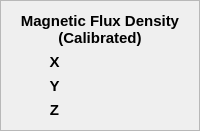
             <widget class="QFrame" name="frame_19">
              <property name="frameShape">
               <enum>QFrame::StyledPanel</enum>
              </property>
              <property name="frameShadow">
               <enum>QFrame::Raised</enum>
              </property>
              <layout class="QGridLayout" name="gridLayout_30">
               <item row="0" column="0" colspan="2">
                <widget class="QLabel" name="magn_calib_frame_title">
                 <property name="font">
                  <font>
                   <pointsize>11</pointsize>
                   <weight>75</weight>
                   <bold>true</bold>
                  </font>
                 </property>
                 <property name="text">
                  <string>Magnetic Flux Density
(Calibrated)</string>
                 </property>
                 <property name="alignment">
                  <set>Qt::AlignCenter</set>
                 </property>
                </widget>
               </item>
               <item row="1" column="0">
                <widget class="QLabel" name="magn_calib_x_text">
                 <property name="font">
                  <font>
                   <pointsize>11</pointsize>
                   <weight>75</weight>
                   <bold>true</bold>
                  </font>
                 </property>
                 <property name="text">
                  <string>X</string>
                 </property>
                 <property name="alignment">
                  <set>Qt::AlignCenter</set>
                 </property>
                </widget>
               </item>
               <item row="1" column="1">
                <widget class="QLabel" name="magn_calib_x_value">
                 <property name="font">
                  <font>
                   <pointsize>12</pointsize>
                  </font>
                 </property>
                 <property name="text">
                  <string>&lt;value&gt;</string>
                 </property>
                 <property name="alignment">
                  <set>Qt::AlignCenter</set>
                 </property>
                </widget>
               </item>
               <item row="2" column="0">
                <widget class="QLabel" name="magn_calib_y_text">
                 <property name="font">
                  <font>
                   <pointsize>11</pointsize>
                   <weight>75</weight>
                   <bold>true</bold>
                  </font>
                 </property>
                 <property name="text">
                  <string>Y</string>
                 </property>
                 <property name="alignment">
                  <set>Qt::AlignCenter</set>
                 </property>
                </widget>
               </item>
               <item row="2" column="1">
                <widget class="QLabel" name="magn_calib_y_value">
                 <property name="font">
                  <font>
                   <pointsize>12</pointsize>
                  </font>
                 </property>
                 <property name="text">
                  <string>&lt;value&gt;</string>
                 </property>
                 <property name="alignment">
                  <set>Qt::AlignCenter</set>
                 </property>
                </widget>
               </item>
               <item row="3" column="0">
                <widget class="QLabel" name="magn_calib_z_text">
                 <property name="font">
                  <font>
                   <pointsize>11</pointsize>
                   <weight>75</weight>
                   <bold>true</bold>
                  </font>
                 </property>
                 <property name="text">
                  <string>Z</string>
                 </property>
                 <property name="alignment">
                  <set>Qt::AlignCenter</set>
                 </property>
                </widget>
               </item>
               <item row="3" column="1">
                <widget class="QLabel" name="magn_calib_z_value">
                 <property name="font">
                  <font>
                   <pointsize>12</pointsize>
                  </font>
                 </property>
                 <property name="text">
                  <string>&lt;value&gt;</string>
                 </property>
                 <property name="alignment">
                  <set>Qt::AlignCenter</set>
                 </property>
                </widget>
               </item>
              </layout>
             </widget>
